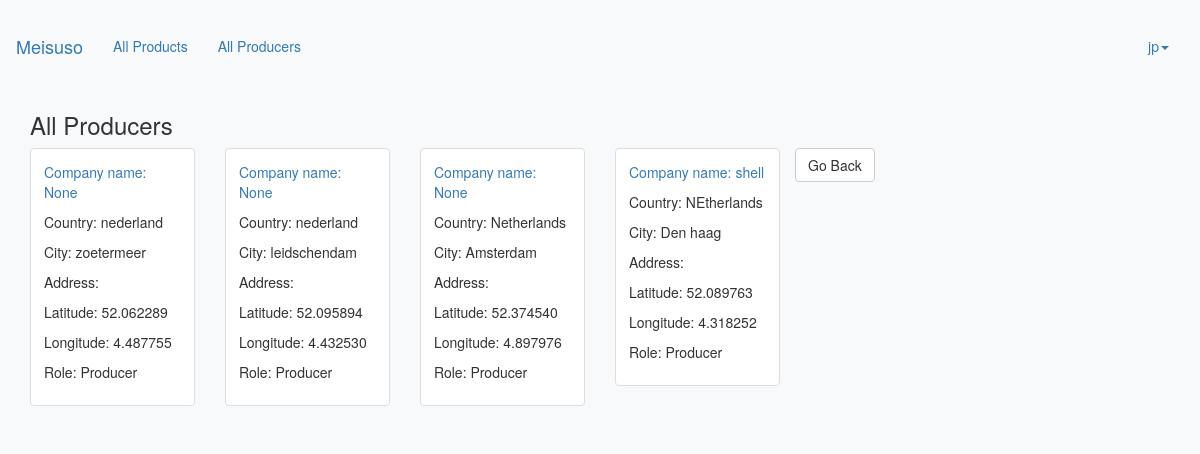
The app's page /all-users (signed in) with its own data.
### accounts/models.py (models this page shows, shortened)
class UserProfile(models.Model):
    user = models.OneToOneField(User, on_delete=models.CASCADE)
    description = models.CharField(max_length=100, default = '', null=True, blank=True)
    country = models.CharField(max_length=100, default = '', null=True, blank=True)
    state = models.CharField(max_length=100, default = '', null=True, blank=True)
    city = models.CharField(max_length=100, default = '', null=True, blank=True)
    adress1 = models.CharField(max_length=1000, default = '', null=True, blank=True)
    adress2 = models.CharField(max_length=1000, default = '', null=True, blank=True)
    postcode = models.CharField(max_length=100, default = '', null=True, blank=True)
    website = models.URLField(default = '', null=True, blank=True)
    phone = models.IntegerField(default = 0, null=True, blank=True)
    company = models.CharField(max_length=100, default = '', null=True, blank=True)
    hdyhau = models.CharField(max_length=1000, default = '', null=True, blank=True)
    lat = models.DecimalField(max_digits=9, decimal_places=6, null = True, blank=True)
    lon = models.DecimalField(max_digits=9, decimal_places=6, null = True, blank=True)
    customer_role = (
        ('Buyer', 'Buyer'),
        ('Producer', 'Producer'),
        ('Other', 'Other'),
    )
    role = models.CharField(max_length=8, choices=customer_role, default='', null=True, blank=True)

### accounts/views.py (the view)
# urls.py: path('all-users', views.all_users, name='all-users'),
@login_required
def all_users(request):
    users = User.objects.all()
    profiles = UserProfile.objects.filter(role='Producer')
    template = 'accounts/all_users.html'
    return render(request, template, {'profiles':profiles})

### accounts/templates/accounts/all_users.html (shortened to what this page needs)
{% extends 'base.html' %}
{%block body%}
<div class="container">
  <div class="row">
      <div class="col-sm-12">
          <h3>All Producers</h3>
      </div>
{% for profile in profiles %}
              <div class="col-sm-4 col-lg-2">
                  <div class="thumbnail">
                      <div class="caption">
                          <p><a href="/account/product_detail/{{Product.id}}" product.id>Company name: {{ profile.company }}</a></p>
                          <p>Country: {{ profile.country }}</p>
                          <p>City: {{ profile.city }}</p>
                          <p>Address: {{ profile.address1 }}</p>
                          <p>Latitude: {{ profile.lat }}</p>
                          <p>Longitude: {{ profile.lon }}</p>
                          <p>Role: {{ profile.role }}</p>
                      </div>
                  </div>
              </div>
          {% endfor %}
<button onclick="goBack()" class = "btn btn-default">Go Back</button>
  </div>
  <div id="map"></div>
</div>
{%endblock%}

### accounts/templates/base.html (shortened to what this page needs)
<html>
  <head>
    {% load static %}
    <link rel="stylesheet"
    href="https://maxcdn.bootstrapcdn.com/bootstrap/3.3.7/css/bootstrap.min.css"
>
    <link rel="stylesheet" type="text/css" href="{% static 'accounts/style.css' %}">
</head>
<body>
  <br>
  <nav class="navbar navbar-expand-lg navbar-light fixed-top" id="mainNav">
          <div class="container-fluid">
            <div class="navbar-header">
              <a class="navbar-brand" href="/">Meisuso</a>
            </div>
            <div id="navbar" class="navbar-collapse collapse">
  {% if user.is_authenticated %}<ul class = "nav navbar-nav">
    <li><a href="{% url 'all-product' %}">All Products</a></li>
    <li><a href="{% url 'all-users' %}">All Producers</a></li>
  </ul>
              <ul class="nav navbar-nav navbar-right">
                <li class="dropdown">
                  <a href="#" class="dropdown-toggle" data-toggle="dropdown" role="button" aria-haspopup="true" aria-expanded="false">{{user.username}}<span class="caret"></span></a>
                </li>
              </ul>
                {% else %}
<ul class="nav navbar-nav navbar-right">
                <li><a href="{% url 'register' %}">Register</a></li>
                <li><a href="{% url 'login' %}">Log In</a></li>
  </ul>
{% endif %}
            </div>
          </div>
        </nav>
    {% block body %}
    {% endblock%}
  </body>
</html>

### accounts/static/accounts/style.css (style rules this page uses)
body { background-color: #f8f9fa!important; }
html, body { height: 100%; }

### accounts/templates/base.html (style rules this page uses)
#map { height: 100%; width: 100% }
html, body { height: 100%; margin: 0; padding: 0; }

### records on screen
UserProfile: company "None", country "nederland", city "zoetermeer", lat "52.062289", lon "4.487755", role "Producer"
UserProfile: company "None", country "nederland", city "leidschendam", lat "52.095894", lon "4.432530", role "Producer"
UserProfile: company "None", country "Netherlands", city "Amsterdam", lat "52.374540", lon "4.897976", role "Producer"
UserProfile: company "shell", country "NEtherlands", city "Den haag", lat "52.089763", lon "4.318252", role "Producer"

### other values on screen
{{ user.username }} "jp"
